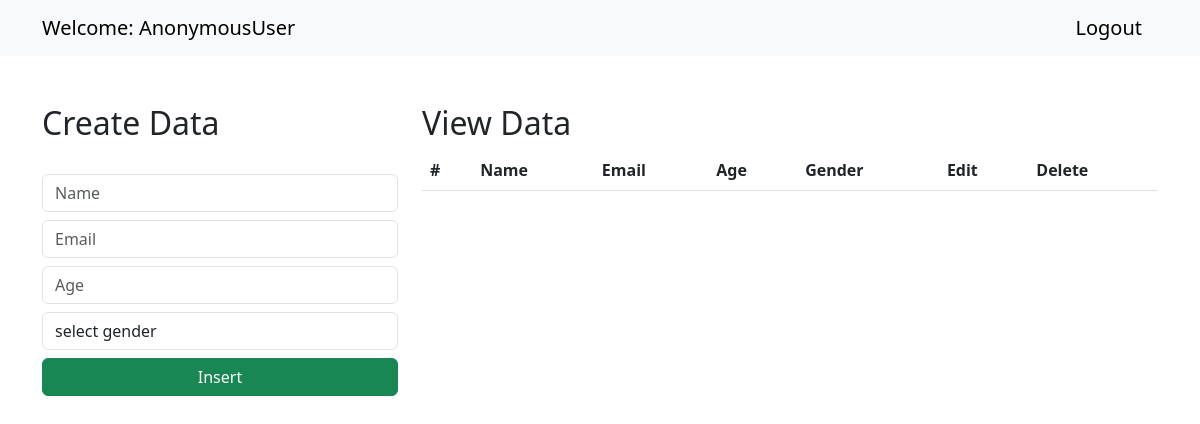
Before: / with the older database file.
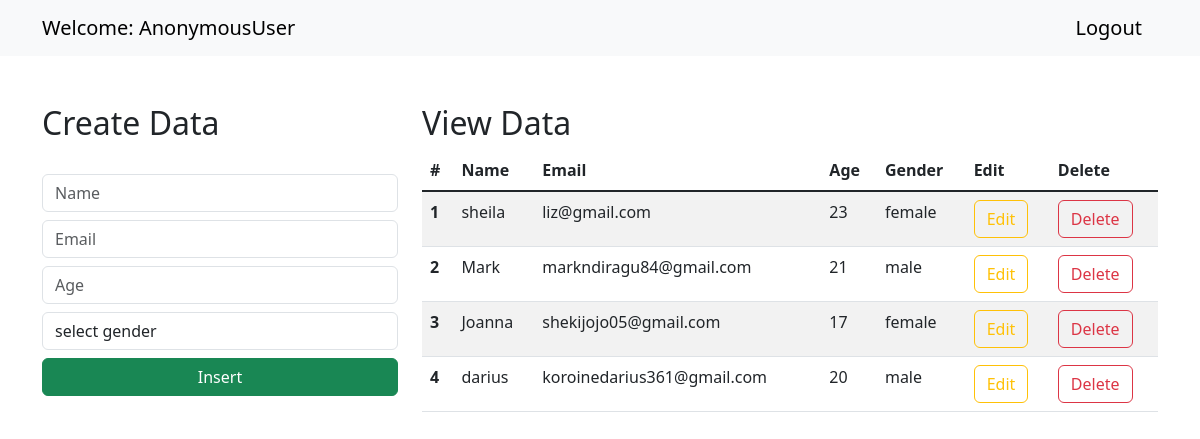
After: the same page with the newer database file.
### CRUD/models.py (models this page shows)
class Student(models.Model):
    name = models.CharField(max_length=30,blank=False,null=False)
    email = models.EmailField()
    age = models.IntegerField()
    gender = models.CharField(max_length=30,blank=False,null=False)

### CRUD/views.py (the view)
# urls.py: path('', views.index, name='my-index'),
def index(request):
    data = Student.objects.all()
    context = {"data": data}
    return render(request, "index.html", context)

### templates/index.html (shortened to what this page needs)
<!doctype html>
<html lang="en">
    <link href="https://cdn.jsdelivr.net/npm/bootstrap@5.3.0-alpha1/dist/css/bootstrap.min.css" rel="stylesheet">
  <head>
  </head>
  <body>
    <nav class="navbar navbar-expand-lg bg-body-tertiary">
        <div class="container-md">
          <a class="navbar-brand" href="/">Welcome: {{request.user}}</a>
          <a class="navbar-brand" href="/logout">Logout</a>
        </div>
      </nav>
      <div class="container mt-5">
        <div class="row">
            <div class="col-md-4">
                <h2>Create Data</h2>
                <br>
                <form action="/insert" method="post">{% csrf_token %}
                    <div class="form-group">
                        <input type="text" class="form-control" placeholder="Name" name="name" required>
                    </div>
                    <div class="form-group">
                        <input type="email" class="form-control  mt-2" placeholder="Email" name="email" required>
                    </div>
                    <div class="form-group">
                        <input type="number" class="form-control  mt-2" placeholder="Age" name="age" required>
                    </div>
                    <div class="form-group mt-2">
                        <select id="gender" name="gender" class="form-control" required>
                            <option selected>select gender</option>
                        </select>
                    </div>
                    <div class="d-grid gap-2">
                        <button class="btn btn-success mt-2" type="submit">Insert</button>
                    </div>
                </form>
            </div>
            <div class="col-md-8">
                <h2>View Data</h2>
                <table class="table table-striped table-hover">
                    <thead>
                      <tr>
                        <th scope="col">#</th>
                        <th scope="col">Name</th>
                        <th scope="col">Email</th>
                        <th scope="col">Age</th>
                        <th scope="col">Gender</th>
                        <th scope="col">Edit</th>
                        <th scope="col">Delete</th>
                      </tr>
                    </thead>
                    <tbody class="table-group-divider">
                    {% for d in data %}
                      <tr>
                        <th scope="row">{{d.id}}</th>
                        <td>{{d.name}}</td>
                        <td>{{d.email}}</td>
                        <td>{{d.age}}</td>
                        <td>{{d.gender}}</td>
                        <td><a href="/update/{{d.id}}" type="button" class="btn btn-outline-warning">Edit</a></td>
                        <td><a href="/delete/{{d.id}}" type="button" class="btn btn-outline-danger">Delete</a></td>
                      </tr>
                    {% endfor %}
                    </tbody>
                  </table>
            </div>
        </div>
      </div>
  </body>
</html>

Changed rows visible on the page:
added Student: id "1", name "sheila", email "liz@gmail.com", age "23", gender "female"
added Student: id "2", name "Mark", email "markndiragu84@gmail.com", age "21", gender "male"
added Student: id "3", name "Joanna", email "shekijojo05@gmail.com", age "17", gender "female"
added Student: id "4", name "darius", email "koroinedarius361@gmail.com", age "20", gender "male"
